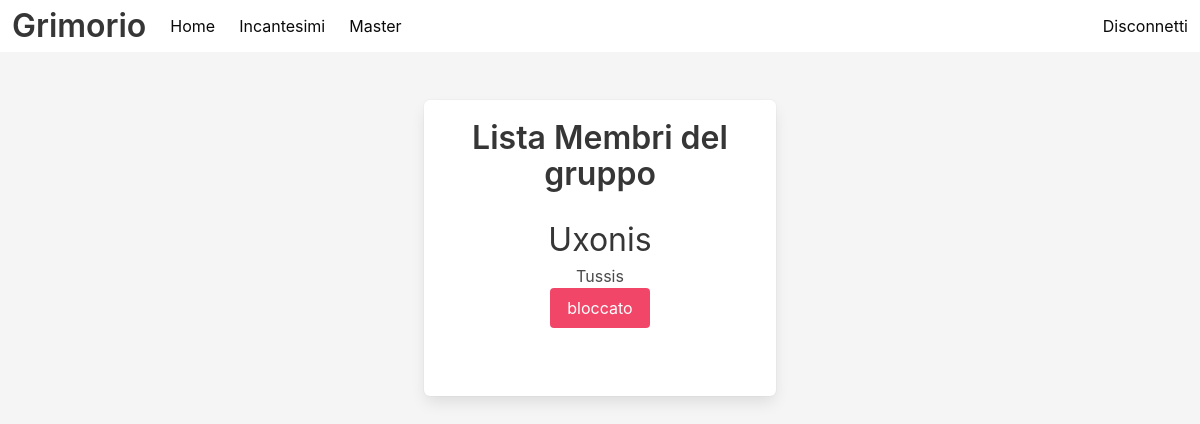
Before: /master/Alaiwa (signed in) with the older database file.
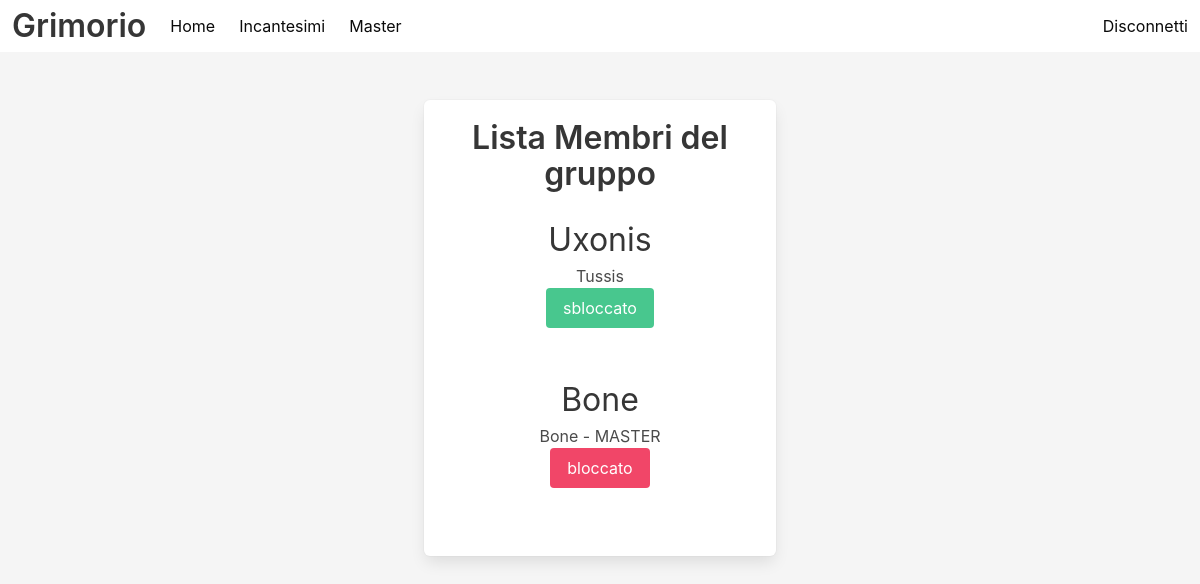
After: the same page with the newer database file.
### app/models.py (models this page shows, shortened)
class Character(db.Model):
    id: so.Mapped[int] = so.mapped_column(primary_key=True)
    name: so.Mapped[str] = so.mapped_column(sa.String(64), index=True, unique=True)
    group: so.Mapped[Optional[str]] = so.mapped_column(sa.String(64), index=True)
    plane: so.Mapped[Optional[str]] = so.mapped_column(sa.String(64), index=True)
    master: so.Mapped[bool] = so.mapped_column(sa.Boolean, default=False)
    active: so.Mapped[bool] = so.mapped_column(sa.Boolean, default=False)
    editable: so.Mapped[Optional[bool]] = so.mapped_column(sa.Boolean, default=True)
    hidden: so.Mapped[Optional[bool]] = so.mapped_column(sa.Boolean, default=False)
    user_id: so.Mapped[int] = so.mapped_column(sa.ForeignKey(User.id), index=True)
    players: so.Mapped[User] = so.relationship(back_populates="chars")
    spells: so.WriteOnlyMapped["Spell"] = so.relationship(
        back_populates="spell_chars", passive_deletes=True
    )

class User(UserMixin, db.Model):
    id: so.Mapped[int] = so.mapped_column(primary_key=True)
    username: so.Mapped[str] = so.mapped_column(sa.String(32), index=True, unique=True)
    password_hash: so.Mapped[Optional[str]] = so.mapped_column(sa.String(256))
    chars: so.WriteOnlyMapped["Character"] = so.relationship(back_populates="players")

### app/routes.py (the view)
@app.route("/master/<group_name>")
@login_required
def master(group_name):
    form = EmptyForm()
    members = db.session.scalars(
        sa.select(Character)
        .where(Character.group == group_name)
        .where(Character.name != session["active_char"]["name"])
    )
    return render_template(
        "master.html",
        title="La Pagina del Master",
        members=members,
        form=form,
    )

### app/forms.py
class EmptyForm(FlaskForm):
    submit = SubmitField("Submit")

### app/models.py (called while the page is built)
@login.user_loader
def load_user(id):
    return db.session.get(User, int(id))

### app/templates/master.html (shortened to what this page needs)
{% extends "base.html" %}
{% block content %}
    <div class="section">
        <div class="columns is-centered">
            <div class="column is-one-third">
                <div class="box has-text-centered">
                    <h1 class="title">Lista Membri del gruppo <strong>{{ group_name}}</strong></h1>
                    <ul>
                        {% for member in members %}
                            <li>
                            <a href="{{ url_for('incantesimi', char_name = member.name) }}" class="is-size-3 has-text-dark">{{ member.name }}</a>
                            <p>
                                {{ member.players.username }}
                                {% if member.master %}
                                    - MASTER
                                {% endif %}
                            </p>
                            <form action="{{ url_for('editable_state', id=member.id) }}" method="post">
                                {% if member.editable == True %}
                                    {{ form.submit(value="sbloccato", class="button is-success") }}
                                {% else %}
                                    {{ form.submit(value="bloccato", class="button is-danger") }}
                                {% endif %}
                            </form>
                            <br><br>
                            </li>
                        {% endfor %}
                    </ul>
                </div>
            </div>
        </div>
    </div>
{% endblock %}

Changed rows visible on the page:
changed Character "Uxonis": submit "bloccato" → "sbloccato"
now on this page (row edited): Character: name "Bone", players.username "Bone", master "- MASTER"
